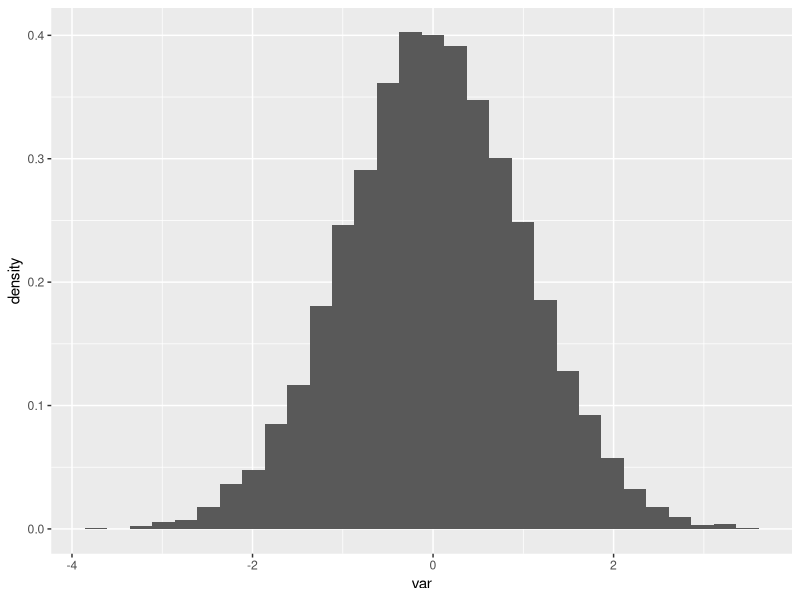
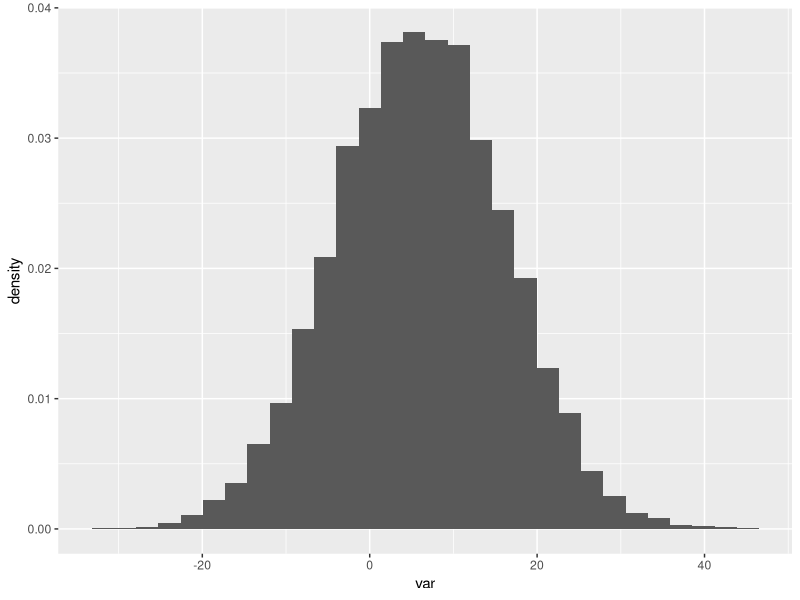
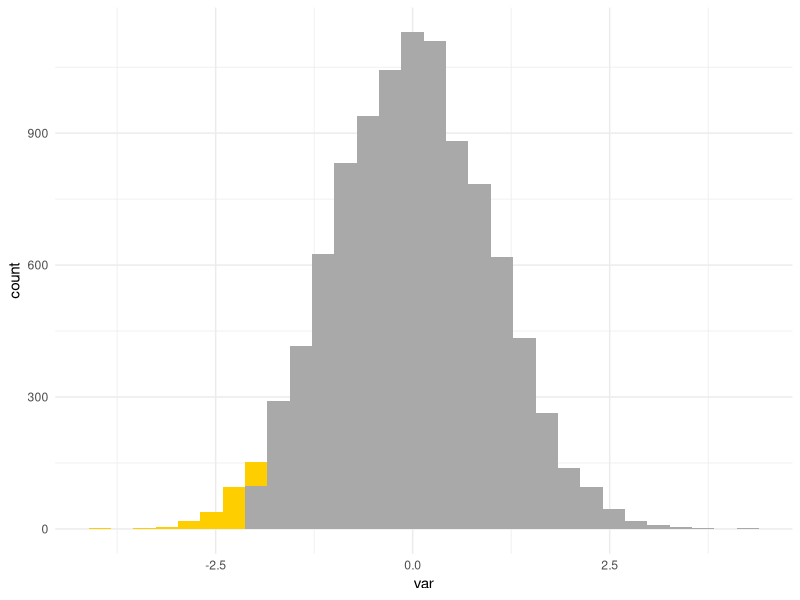
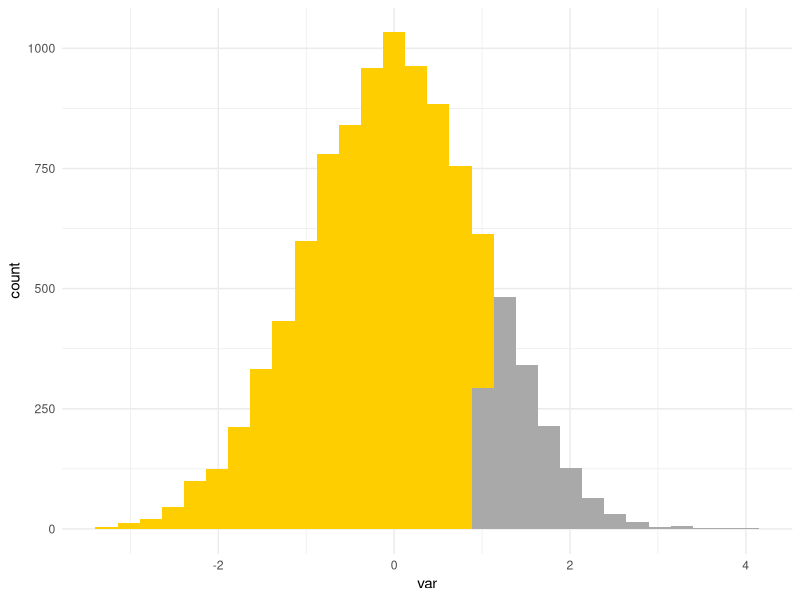
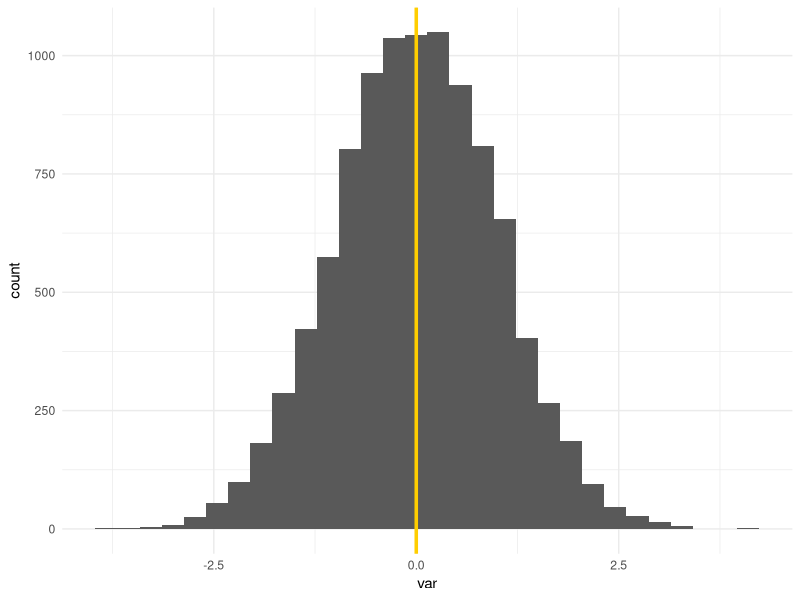
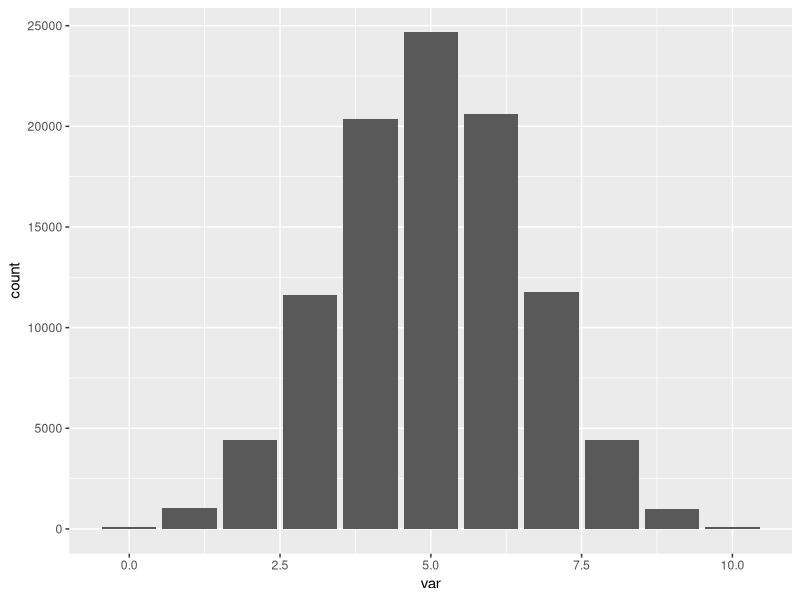
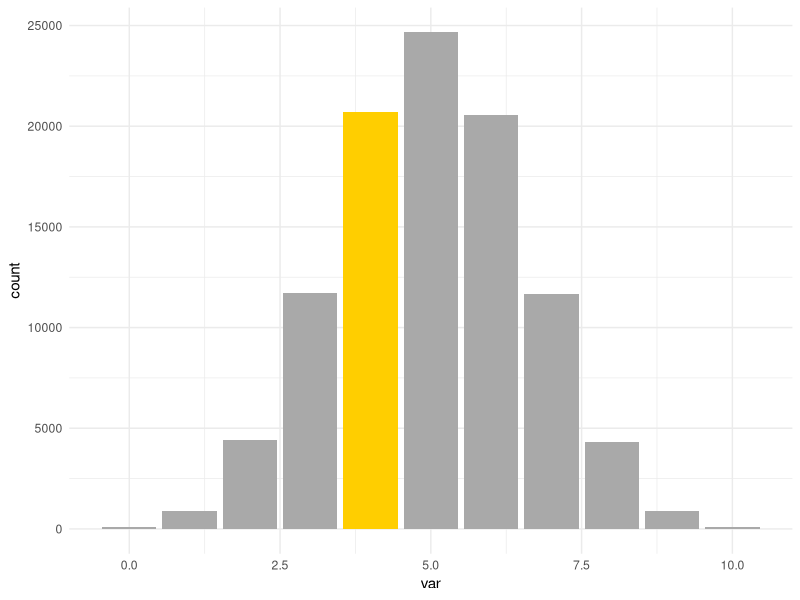

The R source for these figures, in order:
## ---- chunk 1
library(tidyverse)
## ---- chunk 2
rnorm(10000) %>%
  data.frame() %>%
  rename(var = 1) %>%
  ggplot() + 
  geom_histogram(aes(x = var, y = ..density..))
## ---- chunk 3
rnorm(10000, mean = 6, sd = 10) %>%
  data.frame() %>%
  rename(var = 1) %>%
  ggplot() + 
  geom_histogram(aes(x = var, y = ..density..))
## ---- chunk 4
pnorm(-2)
## ---- chunk 5
zscore <- -2

rnorm(10000) %>%
  data.frame() %>%
  rename(var = 1) %>%
  mutate(color = case_when(var <= zscore ~ "low",
                           TRUE ~ "regular")) %>%
  ggplot() + 
  geom_histogram(aes(x = var, fill = color, bins = 40)) +
  scale_fill_manual(values = c("low" = "#ffce00",
                                "regular" = "darkgrey")) +
  theme_minimal() + 
  guides(fill="none")
## ---- chunk 6
pnorm(1)
## ---- chunk 7
zscore <- 1

rnorm(10000) %>%
  data.frame() %>%
  rename(var = 1) %>%
  mutate(color = case_when(var <= zscore ~ "low",
                           TRUE ~ "regular")) %>%
  ggplot() + 
  geom_histogram(aes(x = var, fill = color, bins = 40)) +
  scale_fill_manual(values = c("low" = "#ffce00",
                                "regular" = "darkgrey")) +
  theme_minimal() + 
  guides(fill="none")
## ---- chunk 8
1 - pnorm(1)
pnorm(-1)
## ---- chunk 9
qnorm(0.025)
## ---- chunk 10
dnorm(0)
## ---- chunk 11
zscore <- 0

rnorm(10000) %>%
  data.frame() %>%
  rename(var = 1) %>%
  ggplot() + 
  geom_histogram(aes(x = var, bins = 40)) +
  geom_vline(aes(xintercept = zscore), 
             color = "#ffce00",
             size = 1.2) +
  theme_minimal() + 
  guides(fill="none")
## ---- chunk 12
rbinom(100000, 10, 0.5) %>%
  data.frame() %>%
  rename(var = 1) %>%
  ggplot() +
  geom_bar(aes(x = var))
## ---- chunk 13
dbinom(4, 10,  0.5)
## ---- chunk 14
rbinom(100000, 10, 0.5) %>%
  data.frame() %>%
  rename(var = 1) %>%
  mutate(color = case_when(var == 4 ~ "highlight",
                           TRUE ~ "none")) %>% 
  ggplot() +
  geom_bar(aes(x = var, fill = color)) + 
  scale_fill_manual(values = c("highlight" = "#ffce00",
                                "none" = "darkgrey")) +
  theme_minimal()  + 
  guides(fill="none")
